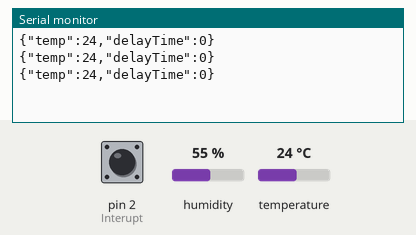
Simulated run of this sketch. Board: Arduino Uno, built with avr-gcc and run on an emulated ATmega328P. Parts: the last lines printed to the serial monitor. The inputs (shaded band) are chosen by the test bench; at power-on: temperature 24 °C, pin 2 (Interupt) HIGH, humidity 55 %.

Above: at 3.8 s.
3.9 s: temperature set to 12 °C
At 6.5 s:
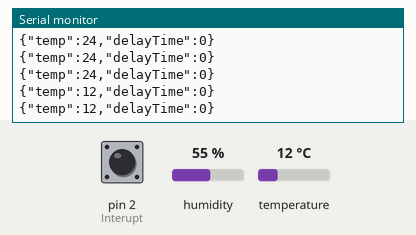
6.7 s: temperature set to 19 °C
At 7.9 s:
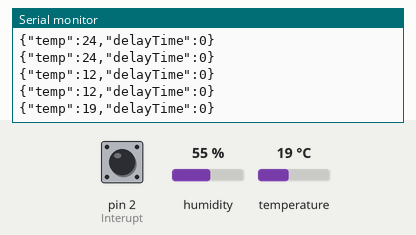
Timing chart, 0 to 9.7 s (numbered marks = the images above; inputs shaded):
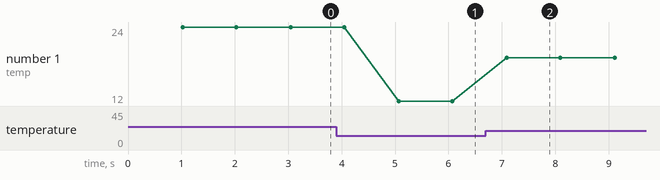

The sketch:

TemperatureControl.ino
```cpp
#include "DHT.h"

#define Trigger 6
#define DHTPIN 12
#define DHTTYPE DHT11

const byte Interupt = 2;
int delayTime =  0;
DHT dht(DHTPIN, DHTTYPE);

char data[33];
unsigned long lastSendTime = 0;
int temp = 0;

void setup() {
  Serial.begin(9600);
  dht.begin();
  pinMode(Trigger, OUTPUT);
  pinMode(Interupt, INPUT_PULLUP);
  attachInterrupt(digitalPinToInterrupt(Interupt), DELAY, FALLING);
  lastSendTime = millis();
}

void loop() {
  if (millis() - lastSendTime >= 1000) {
    temp = dht.readTemperature();
    if (isnan(temp)) {
      Serial.println("Failed to read from DHT sensor!");
    } else {
      adjustFanSpeedBasedOnTemp(temp);
      sendData();
    }
    lastSendTime = millis();
  }
}

void adjustFanSpeedBasedOnTemp(int temperature) {
  if (temperature >= 40) {
    delayTime = 1050; // Fastest speed
  } else if (temperature >= 35) {
    delayTime = 4000; // Medium speed
  } else if (temperature >= 34) {
    delayTime = 5000; // Low speed
  } else {
    delayTime = 0; // Off
  }
}

void sendData() {
  sprintf(data, "{\"temp\":%d,\"delayTime\":%d}", temp, delayTime);
  Serial.println(data);
}

void DELAY() {
  if (delayTime != 1050 && delayTime != 0) {
    delayMicroseconds(delayTime);
    digitalWrite(Trigger, HIGH);
    delayMicroseconds(10);
    digitalWrite(Trigger, LOW);
  } else if (delayTime == 0) {
    digitalWrite(Trigger, LOW);
  } else {
    digitalWrite(Trigger, HIGH);
  }
}
```

Measured:
- after the input at 3.9 s, the serial monitor: prints a new line after 1.2 s (image 1)
- after the input at 6.7 s, the serial monitor: prints a new line after 0.40 s (image 2)
- plotted number 1: 24 → 12 after the input at 3.9 s, 12 → 19 after the input at 6.7 s
